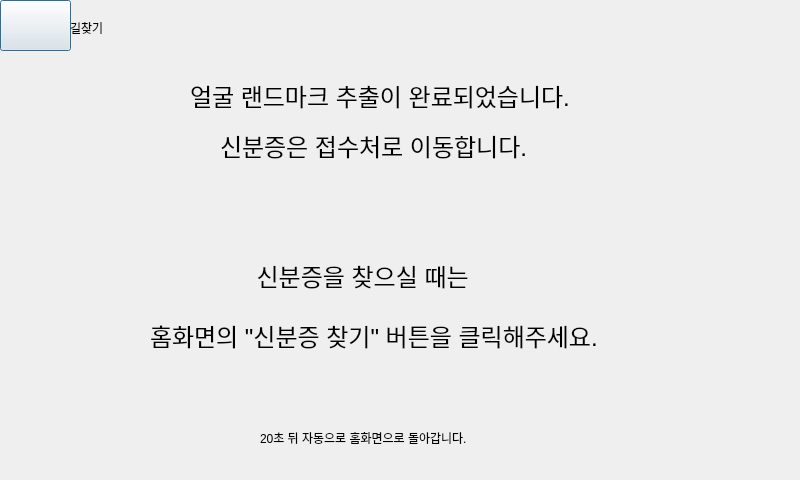
<?xml version="1.0" encoding="UTF-8"?>
<ui version="4.0">
 <class>Dialog</class>
 <widget class="QDialog" name="Dialog">
  <property name="geometry">
   <rect>
    <x>0</x>
    <y>0</y>
    <width>800</width>
    <height>480</height>
   </rect>
  </property>
  <property name="windowTitle">
   <string>Dialog</string>
  </property>
  <widget class="QPushButton" name="navigation_image">
   <property name="geometry">
    <rect>
     <x>0</x>
     <y>0</y>
     <width>71</width>
     <height>51</height>
    </rect>
   </property>
   <property name="styleSheet">
    <string notr="true">#navigation_image{border-image: url(:/home/home.png);}</string>
   </property>
   <property name="text">
    <string/>
   </property>
  </widget>
  <widget class="QLabel" name="navigation_text">
   <property name="geometry">
    <rect>
     <x>70</x>
     <y>20</y>
     <width>64</width>
     <height>15</height>
    </rect>
   </property>
   <property name="text">
    <string>길찾기</string>
   </property>
  </widget>
  <widget class="QLabel" name="landmark_text1">
   <property name="geometry">
    <rect>
     <x>190</x>
     <y>80</y>
     <width>431</width>
     <height>30</height>
    </rect>
   </property>
   <property name="styleSheet">
    <string notr="true">#landmark_text1{font-size: 24px; font-family: 'Arial';}</string>
   </property>
   <property name="text">
    <string>얼굴 랜드마크 추출이 완료되었습니다.</string>
   </property>
  </widget>
  <widget class="QLabel" name="landmark_text2">
   <property name="geometry">
    <rect>
     <x>220</x>
     <y>130</y>
     <width>350</width>
     <height>30</height>
    </rect>
   </property>
   <property name="styleSheet">
    <string notr="true">#landmark_text2{font-size: 24px; font-family: 'Arial';}</string>
   </property>
   <property name="text">
    <string>신분증은 접수처로 이동합니다.</string>
   </property>
  </widget>
  <widget class="QLabel" name="landmark_text3">
   <property name="geometry">
    <rect>
     <x>250</x>
     <y>260</y>
     <width>241</width>
     <height>30</height>
    </rect>
   </property>
   <property name="styleSheet">
    <string notr="true">#landmark_text3{font-size: 24px; font-family: 'Arial';}</string>
   </property>
   <property name="text">
    <string> 신분증을 찾으실 때는</string>
   </property>
  </widget>
  <widget class="QLabel" name="back_text">
   <property name="geometry">
    <rect>
     <x>260</x>
     <y>430</y>
     <width>291</width>
     <height>16</height>
    </rect>
   </property>
   <property name="text">
    <string>20초 뒤 자동으로 홈화면으로 돌아갑니다.</string>
   </property>
  </widget>
  <widget class="QLabel" name="landmark_text4">
   <property name="geometry">
    <rect>
     <x>150</x>
     <y>320</y>
     <width>500</width>
     <height>30</height>
    </rect>
   </property>
   <property name="styleSheet">
    <string notr="true">#landmark_text4{font-size: 24px; font-family: 'Arial';}</string>
   </property>
   <property name="text">
    <string>홈화면의 &quot;신분증 찾기&quot; 버튼을 클릭해주세요.</string>
   </property>
  </widget>
 </widget>
 <resources>
  <include location="home.qrc"/>
 </resources>
 <connections/>
</ui>
